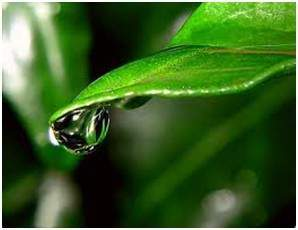
#> input picture input/rgb.jpg, 298 x 230 px, found by its file name
$ python main4.py
#> lines starting #> are read from the running program, lines starting #| are printed output that depends on the picture
from PIL import Image, ImageDraw, ImageFont, ImageOps
import matplotlib.pyplot as plt

# [49 lines of commented-out code are left out]


image_gray = ImageOps.grayscale(Image.open("input/rgb.jpg"))
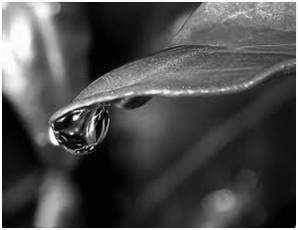
#> image_gray: PIL image 298x230 L; min 0, max 255, mean 76.9
image_gray_e = ImageOps.equalize(image_gray, mask=None)
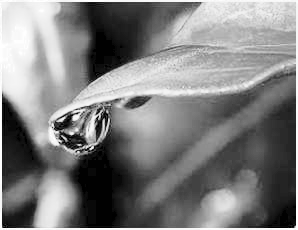
#> image_gray_e: PIL image 298x230 L; min 0, max 255, mean 127
plt.plot(image_gray_e.histogram())
plt.show()
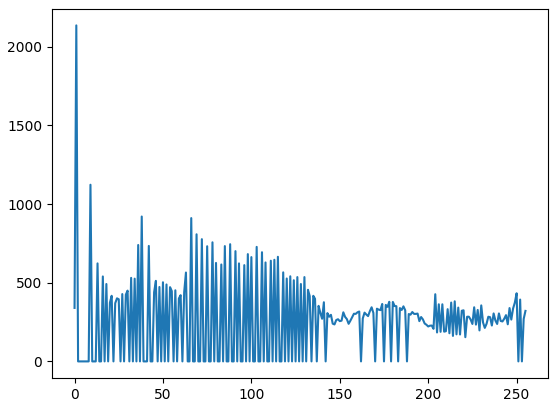
#> figure drawn by matplotlib, 1 panel; curve peaks at x = 1, y = 2136
